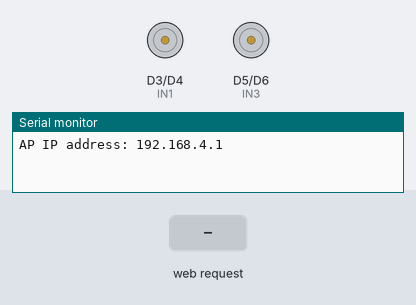
Simulated run of this sketch. Board: ESP8266 (NodeMCU). Shown: motor-driver pin pairs drawn as motors (green arrow = first pin HIGH = forward, orange = second pin HIGH = backward, longer = more drive, scaled by the enable pin), the last lines printed to the serial monitor. The test bench sets the inputs (shaded band).

Above: at 1.2 s.
1.3 s: HTTP request GET /?State=F received
At 2.1 s:
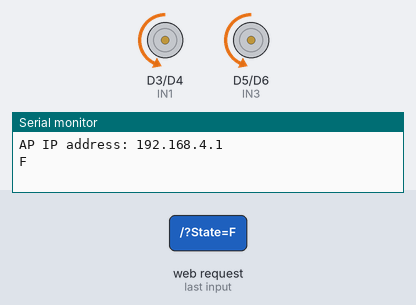
2.8 s: HTTP request GET /?State=B received
At 3.2 s:
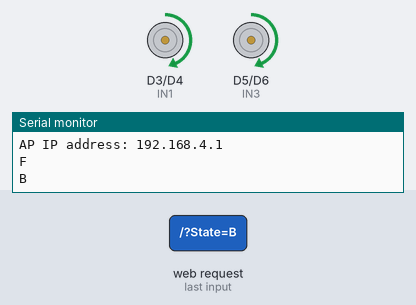
4.3 s: HTTP request GET /?State=L received
At 5.5 s:
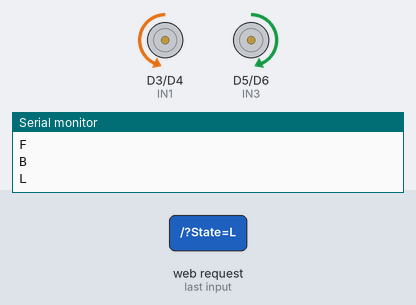
5.8 s: HTTP request GET /?State=R received
At 6.7 s:
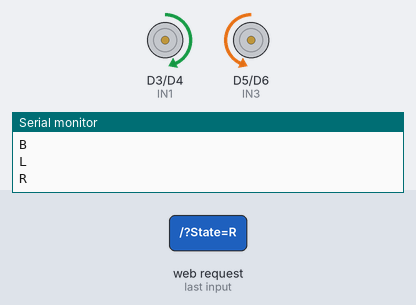
Timing chart, 0 to 8.3 s (numbered marks = the images above; inputs shaded):
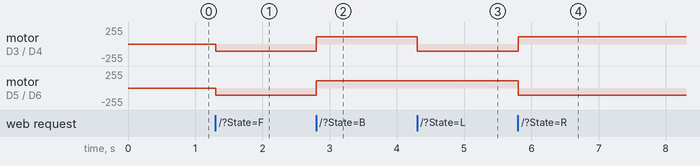

The sketch:

sketch_jul12a.ino
```cpp
#include <ESP8266WiFi.h>
#include <WiFiClient.h>
#include <ESP8266WebServer.h>
//defining pins
#define ENR  D1          // Enables  motors Right
#define ENL  D2          // Enables motors Left
#define IN1  D3          // L298N in1 motors Right
#define IN2  D4 // L298N in2 motors Right
#define IN3  D5           // L298N in3 motors Left
#define IN4  D6           // L298N in4 motors Left

String command;             //String to store web command "state"
int Speed = 450;         // initial speed 400-1024
int SpeedDiv = 3;         //value that speed will be divided by

const char* ssid = "WiFi Car";// wifi ssid name
ESP8266WebServer server(80);//server port-80, 80 is http port

void setup() {

 pinMode(ENR, OUTPUT);//declaring pins as input or output in this case all are outputs
 pinMode(ENL, OUTPUT);
 pinMode(IN1, OUTPUT);
 pinMode(IN2, OUTPUT);
 pinMode(IN3, OUTPUT);
 pinMode(IN4, OUTPUT);

 Serial.begin(115200);//establishing serial communication between Arduino board and pc

  // Connecting WiFi

  WiFi.mode(WIFI_AP);//wifi mode set as wifi access point
  WiFi.softAP("WifiCar", "Password", 1, 0, 1);
  //WiFi.softAP(ssid, pwd, channel, hidden, max_connection)

  IPAddress myIP = WiFi.softAPIP();
  Serial.print("AP IP address: ");//prints AP IP..... in serial monitor
  Serial.println(myIP);//ip address prints in arduino serial monitor

     // Starting WEB-server
     server.on ( "/", HTTP_handleRoot );
     server.onNotFound ( HTTP_handleRoot );
     server.begin();
}

void Forward(){ //function for car forward

      digitalWrite(IN1, LOW);
//if this is turned high l298n bridge would switch the polarities(+,-) and motor will turn backward
      digitalWrite(IN2, HIGH);
//when this is turned high l298n bridge would switch the polarities(-,+) and motor will turn forward
      analogWrite(ENR, Speed);//enables l298N right side according to speed

      digitalWrite(IN3, LOW);
      digitalWrite(IN4, HIGH);
      analogWrite(ENL, Speed);//enables l298N left side according to speed
  }

void Reverse(){ //fuction for reverse

      digitalWrite(IN1, HIGH);
      digitalWrite(IN2, LOW);
      analogWrite(ENR, Speed);

      digitalWrite(IN3, HIGH);
      digitalWrite(IN4, LOW);
      analogWrite(ENL, Speed);
  }

void Right(){ //fuction for turning right

//In this fuction when left side wheels are going backward the other side of wheel turns
//backwards by doing that it gives the ability to turn in the same place(like in tanks)

      digitalWrite(IN1, HIGH);
      digitalWrite(IN2, LOW);
      analogWrite(ENR, Speed);

      digitalWrite(IN3, LOW);
      digitalWrite(IN4, HIGH);
      analogWrite(ENL, Speed);
  }

void Left(){//function for turning left
//In this fuction when right side wheels are going forward the other side of wheel turns backwards
//by doing that it gives the ability to turn in the same place(like in tanks)
      digitalWrite(IN1, LOW);
      digitalWrite(IN2, HIGH);
      analogWrite(ENR, Speed);

      digitalWrite(IN3, HIGH);
      digitalWrite(IN4, LOW);
      analogWrite(ENL, Speed);
  }

void goAheadRight(){//fuction for turning right while moving

      digitalWrite(IN1, LOW);
      digitalWrite(IN2, HIGH);
      analogWrite(ENR, Speed/SpeedDiv);
      //speed get divided by speeddiv and reduces the speed of right side wheels

      digitalWrite(IN3, LOW);
      digitalWrite(IN4, HIGH);
      analogWrite(ENL, Speed);
   }

void goAheadLeft(){//fuction for turning left while moving;

      digitalWrite(IN1, LOW);
      digitalWrite(IN2, HIGH);
      analogWrite(ENR, Speed);

      digitalWrite(IN3, LOW);
      digitalWrite(IN4, HIGH);
      analogWrite(ENL, Speed/SpeedDiv);
      //speed get divided by speeddiv and reduces the speed of left side wheels

  }

void goBackRight(){ //fuction for going right while reversing

      digitalWrite(IN1, HIGH);
      digitalWrite(IN2, LOW);
      analogWrite(ENR, Speed/SpeedDiv);

      digitalWrite(IN3, HIGH);
      digitalWrite(IN4, LOW);
      analogWrite(ENL, Speed);
  }

void goBackLeft(){ //fuction for going left while reversing

      digitalWrite(IN1, HIGH);
      digitalWrite(IN2, LOW);
      analogWrite(ENR, Speed);

      digitalWrite(IN3, HIGH);
      digitalWrite(IN4, LOW);
      analogWrite(ENL, Speed/SpeedDiv);
  }

void Stop(){  //stop

      digitalWrite(IN1, LOW);
      digitalWrite(IN2, LOW);
      analogWrite(ENR, 0);

      digitalWrite(IN3, LOW);
      digitalWrite(IN4, LOW);
      analogWrite(ENL, 0);
 }

void loop() {
    server.handleClient();
      command = server.arg("State"); //functioning the fuctions according to user input
      if (command == "F") Forward();
      else if (command == "B") Reverse();
      else if (command == "L") Left();
      else if (command == "R") Right();
      else if (command == "I") goAheadRight();
      else if (command == "G") goAheadLeft();
      else if (command == "J") goBackRight();
      else if (command == "H") goBackLeft();
      else if (command == "1") Speed = 470;
      else if (command == "2") Speed = 540;
      else if (command == "3") Speed = 680;
      else if (command == "4") Speed = 750;
      else if (command == "5") Speed = 1023;
      else if (command == "S") Stop();
}
void HTTP_handleRoot()
{
if(server.hasArg("State"))//when server recives a command
  {
       Serial.println(server.arg("State"));//prints present state in arduino serial monitor
  }
  server.send ( 200, "text/html", "" );//getting the command
  delay(1);
}
```

Measured:
- after the input at 1.3 s, motor on D3 (IN1) / D4 (IN2), motor on D5 (IN3) / D6 (IN4): stopped → backward 112/255 at once
- after the input at 2.8 s, motor on D3 (IN1) / D4 (IN2), motor on D5 (IN3) / D6 (IN4): backward 112/255 → forward 112/255 at once
- after the input at 4.3 s, motor on D3 (IN1) / D4 (IN2): forward 112/255 → backward 112/255 at once
- after the input at 5.8 s, motor on D3 (IN1) / D4 (IN2): backward 112/255 → forward 112/255 at once; motor on D5 (IN3) / D6 (IN4): forward 112/255 → backward 112/255 at once
